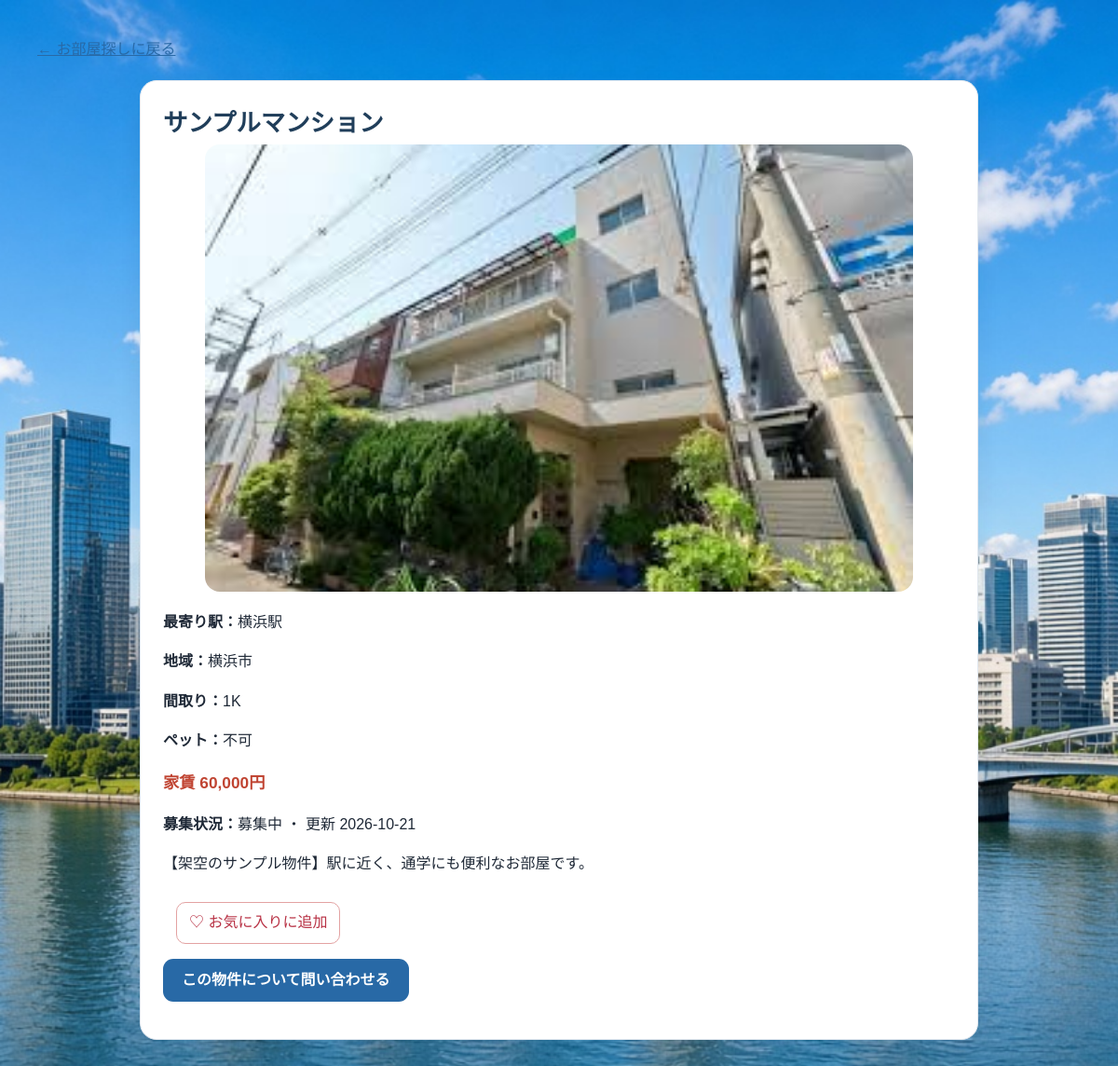
Page /property.php?id=1 on the committed database.
### tables this page shows
CREATE TABLE `properties` (
  `id` int(11) NOT NULL AUTO_INCREMENT,
  `name` varchar(100) NOT NULL,
  `station` varchar(50) DEFAULT NULL,
  `area` varchar(50) DEFAULT NULL,
  `school` varchar(50) DEFAULT NULL,
  `rent` int(11) NOT NULL,
  `pet_allowed` tinyint(1) NOT NULL DEFAULT 0,
  `layout` varchar(20) NOT NULL DEFAULT '1K',
  `area_sqm` decimal(6,2) DEFAULT NULL,
  `floor_number` smallint DEFAULT NULL,
  `initial_cost` int(11) DEFAULT NULL,
  `status` varchar(20) NOT NULL DEFAULT 'available',
  `description` text DEFAULT NULL,
  `image` varchar(200) DEFAULT 'images/property1.jpg',
  `updated_at` timestamp NOT NULL DEFAULT current_timestamp() ON UPDATE current_timestamp(),
  PRIMARY KEY (`id`)
);

### db.php (called while the page is built, shortened)
<?php
function h($s) { return htmlspecialchars((string)$s, ENT_QUOTES, 'UTF-8'); }

### property.php (the view, shortened to what this page needs)
<?php
require 'db.php';
$id = filter_var(input_string($_GET['id'] ?? ''), FILTER_VALIDATE_INT);
$stmt = $pdo->prepare('SELECT * FROM properties WHERE id = :id');
$stmt->execute([':id' => $id]);
$property = $stmt->fetch(PDO::FETCH_ASSOC);
$isCustomer = !empty($_SESSION['customer_id']);
$isFavorite = $isCustomer && in_array($id, customer_favorite_ids($pdo, (int)$_SESSION['customer_id']), true);
$favoriteCsrf = $isCustomer ? csrf_token() : '';
?>
<!DOCTYPE html>
<html lang="ja">
<head>
  <link rel="stylesheet" href="style.css">
</head>
<body>
<div class="page-shell">
  <p><a href="index.php">← お部屋探しに戻る</a></p>
  <article class="search-section">
    <h2><?= h($property['name']) ?></h2>
    <img src="<?= h($property['image'] ?: 'images/property1.jpg') ?>" alt="<?= h($property['name']) ?>の物件写真" style="display:block;width:min(100%,760px);max-height:480px;object-fit:cover;margin:0 auto 20px;border-radius:16px;">
    <?php if ($property['station']): ?><p><strong>最寄り駅：</strong><?= h($property['station']) ?></p><?php endif; ?>
    <?php if ($property['area']): ?><p><strong>地域：</strong><?= h($property['area']) ?></p><?php endif; ?>
    <p><strong>間取り：</strong><?= h($property['layout']) ?></p>
    <p><strong>ペット：</strong><?= (int)$property['pet_allowed'] === 1 ? '相談可' : '不可' ?></p>
    <p class="price">家賃 <?= number_format((int)$property['rent']) ?>円</p>
    <p><strong>募集状況：</strong><?= ['available'=>'募集中','reserved'=>'申込あり','rented'=>'契約済み'][$property['status']] ?? '募集中' ?> ・ 更新 <?= h(substr((string)$property['updated_at'],0,10)) ?></p>
    <?php if (trim((string)$property['description']) !== ''): ?>
      <p><?= nl2br(h($property['description'])) ?></p>
    <?php endif; ?>
    <p><button type="button" class="fav-button" data-id="<?= (int)$property['id'] ?>" data-authenticated="<?= $isCustomer ? '1' : '0' ?>" data-favorite="<?= $isFavorite ? '1' : '0' ?>" data-csrf="<?= h($favoriteCsrf) ?>"></button></p>
    <?php if ($property['status'] !== 'rented'): ?><p><a class="contact-link" href="contact.php?property_id=<?= (int)$property['id'] ?>">この物件について問い合わせる</a></p><?php else: ?><p>こちらの物件は契約済みです。</p><?php endif; ?>
  </article>
</div>
</body>
</html>

### style.css (style rules this page uses)
:root { color-scheme: light; --ink: #1f2937; --muted: #667085; --brand: #2869a6; --brand-dark: #1e4f80; --line: #dce5ed; --surface: #fff; --soft: #f4f8fb; --shadow: 0 12px 34px rgba(24, 49, 75, .10); }
* { box-sizing: border-box; }
html { scroll-behavior: smooth; }
body { margin: 0; min-height: 100vh; color: var(--ink); background-color: #f5f7fb; background-image: url("images/getu2 (1).jpg"); background-repeat: no-repeat; background-size: cover; background-position: center top; background-attachment: fixed; font-family: "Noto Sans JP", "Yu Gothic", "Meiryo", sans-serif; line-height: 1.65; }
button, input, select, textarea { font: inherit; }
button, a, select { -webkit-tap-highlight-color: transparent; }
a { color: var(--brand); }
.page-shell { width: min(1120px, calc(100% - 40px)); margin: 0 auto; padding: 24px 0 40px; }
.section-heading h2, .search-section h2 { margin: 0; color: #203e5a; font-size: clamp(1.25rem, 3vw, 1.65rem); }
.search-section { width: min(900px, 100%); margin: 20px auto 0; padding: 24px; border: 1px solid #e0e7ef; border-radius: 18px; background: var(--surface); box-shadow: 0 8px 24px rgba(24,49,75,.07); }
.price { color: #c04432 !important; font-size: 1.08rem !important; font-weight: 800; }
.fav-button { margin: 12px 14px 0; padding: 8px 13px; border: 1px solid #e3a2a2; border-radius: 10px; color: #b83245; background: #fff; cursor: pointer; }
.contact-link { display: inline-flex; align-items: center; justify-content: center; min-height: 46px; padding: 10px 20px; border-radius: 11px; color: #fff; background: var(--brand); font-weight: 700; text-decoration: none; }

### rows in the picture
properties: name "サンプルマンション", image (picture), station "横浜駅", area "横浜市", layout "1K", rent "60,000", status "募集中", updated_at "2026-10-21", description "【架空のサンプル物件】駅に近く、通学にも便利なお部屋です。"
